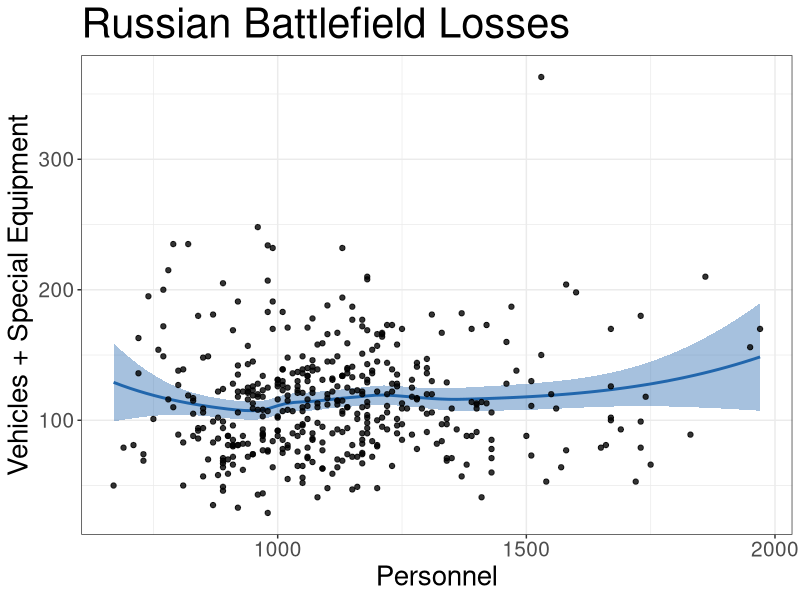
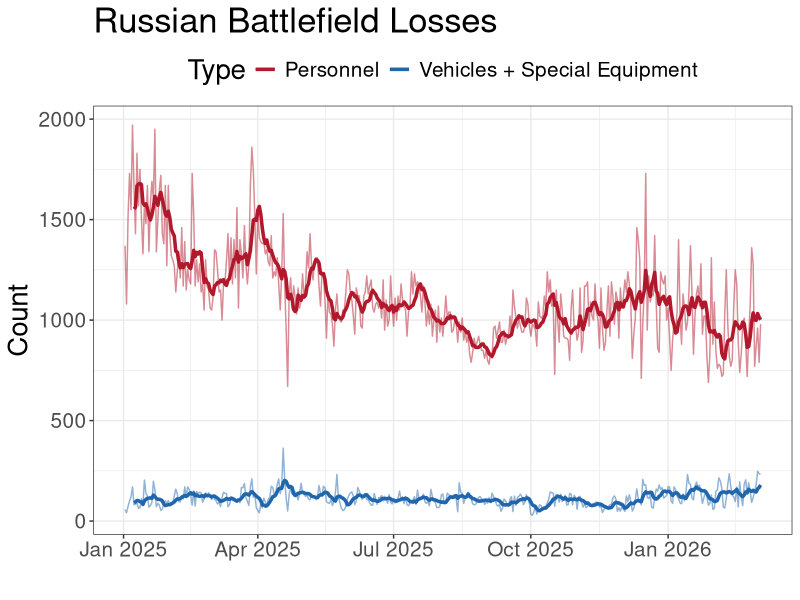

Source code (R) for these figures, in order:
# loading dependencies
library(tidyverse)
library(ggplot2)
library(slider)
library(lubridate)

# loading data (all acquired from Radnar Gudmundsson's dashboard - https://lookerstudio.google.com/reporting/dfbcec47-7b01-400e-ab21-de8eb98c8f3a/page/p_70wiatllvd?s=up65eAX-um4)
casualties <- read.csv("data/Russian casualties.csv")
vehicles <- read.csv("data/Vehicles.csv")
special_equipment <- read.csv("data/Special equipment.csv")

# joining data and creating date column
dbd <- casualties %>% 
  left_join(vehicles, by = "Day") %>%
  left_join(special_equipment, by = c("Day" = "Date")) %>%
  mutate(Date = dmy(Day))

# tidying up data and summing vehicles and special equipment as "Vehicles_Special" column
dbd <- dbd %>% select(-c(Combat.engagements, Vehicles..7.day.average., Special.equipment..7.day.average., Day))
names(dbd) <- c("Casualties", "Vehicles", "Special", "Date")
dbd <- dbd %>% mutate (`Vehicles_Special` = Vehicles + `Special`)

# change date below to analyse data from a different start date
# the complete dataset contains some missing values
ANALYSIS_FROM_DATE <- "2025-01-01"

# filtering data to start on 1st Jan 2025
analysis_data <- dbd %>%
  filter(Date > as.Date(ANALYSIS_FROM_DATE))

# day the data were downloaded, and which the data extend to
max(analysis_data$Date)

# scatter plot of raw data
analysis_data %>%
  ggplot(aes(Casualties, Vehicles_Special)) +
  geom_smooth(method = "loess", col = "#2166AC", fill = "#2166AC") +
  geom_point(alpha = 0.8) +
  theme_bw() +
  theme(axis.title = element_text(size = 20),
        axis.text = element_text(size = 15),
        title = element_text(size = 25)) +
  labs(title = "Russian Battlefield Losses",
       x = "Personnel",
       y = "Vehicles + Special Equipment")

# time series of personnel and vehicle + special equipment losses
analysis_data %>%
  tidyr::pivot_longer(
    cols = c(Casualties, Vehicles_Special),
    names_to = "Type",
    values_to = "Count"
  ) %>%
  arrange(Type, Date) %>%
  group_by(Type) %>%
  mutate(
    rolling_mean = slider::slide_dbl(Count, mean, .before = 6, .complete = TRUE)
  ) %>%
  ggplot(aes(Date, Count, col = Type)) +
  geom_line(alpha = 0.5) +
  geom_line(aes(y = rolling_mean), linewidth = 1.2) +
  scale_color_manual(
    name = "Type",
    values = c(
      "Casualties" = "#B2182B",
      "Vehicles_Special"   = "#2166AC"
    ),
    labels = c(
      "Casualties" = "Personnel",
      "Vehicles_Special"   = "Vehicles + Special Equipment"
    )
  ) +
  theme_bw() +
  theme(
    axis.title = element_text(size = 20),
    axis.text = element_text(size = 15),
    plot.title = element_text(size = 25),
    legend.title = element_text(size = 20),
    legend.text = element_text(size = 15),
    legend.position = "top"
  ) +
  labs(
    title = "Russian Battlefield Losses",
    y = "Count",
    x = ""
  )

# correlation (spearman's)
cor.test(analysis_data$Casualties,
    analysis_data$Vehicles_Special,
    method = "spearman")

# counts of above and below average losses for personnel and vehicles + special equipment
analysis_data %>%
  mutate(
    Cas_level = ifelse(Casualties > median(Casualties), "High", "Low"),
    Veh_level = ifelse(Vehicles_Special > median(Vehicles_Special), "High", "Low")
  ) %>%
  count(Cas_level, Veh_level)

# chi-squared test
analysis_data %>%
  mutate(
    Cas_level = Casualties > median(Casualties),
    Veh_level = Vehicles_Special > median(Vehicles_Special)
  ) %>%
  with(chisq.test(table(Cas_level, Veh_level)))
